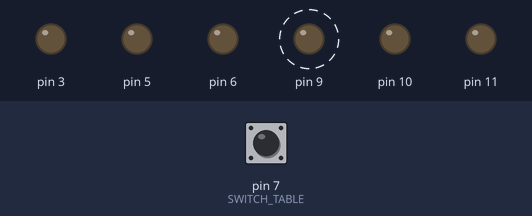
The sketch below on a simulated Arduino Uno, built with avr-gcc and run on an emulated ATmega328P. Parts: output pins drawn as LEDs (lit = HIGH). Dashed ring = blinking. The test bench sets the inputs (shaded band); at power-on: pin 7 (SWITCH_TABLE) LOW.

Above: at 1.2 s.
1.3 s: pin 7 (SWITCH_TABLE) pulled HIGH for 0.15 s
At 1.75 s:
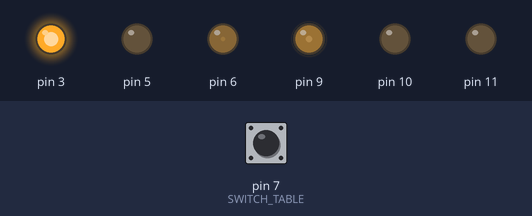
4.3 s: pin 7 (SWITCH_TABLE) pulled HIGH for 1 s
At 4.46 s:
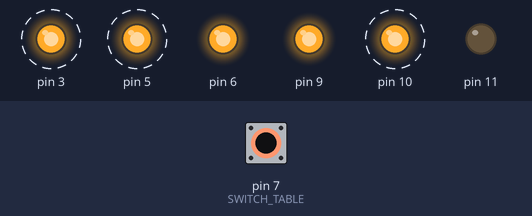
7.3 s: pin 7 (SWITCH_TABLE) pulled HIGH for 0.15 s
At 8.0 s:
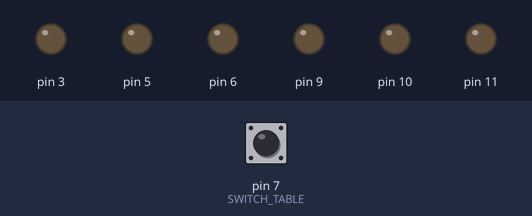
10.3 s: pin 7 (SWITCH_TABLE) pulled HIGH for 3.2 s
15.0 s: pin 7 (SWITCH_TABLE) pulled HIGH for 0.15 s
At 16.02 s:
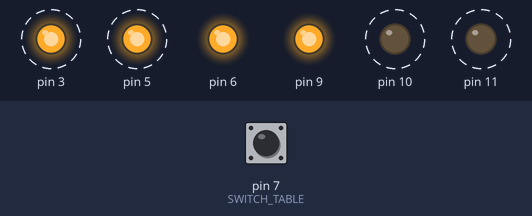
Timing chart, 0 to 17.7 s (numbered marks = the images above; inputs shaded):
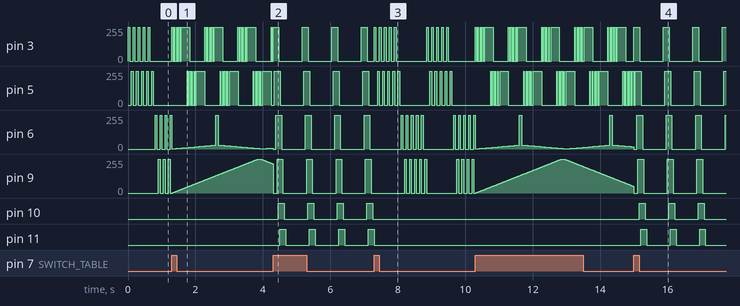

The sketch:

Multi_Blink4.ino
```cpp
/*
 Multi_Blink4

 Blink lots of LEDs at different frequencies simultaneously, include fades, delays
 and loops in patterns

 Marco Colli - June 2013

 Demonstrates
  - the way to carry out multiple time based tasks without using the delay() function
  - the use of structures (and structures within structures)
  - a data driven approach to programming to create compact, reusable code

 How this works
 ==============
   This sketch separates the HOW (code) and the WHAT (data) of multi-tasking
   the blinking of LEDs. How we blink LEDS is the same no matter what LED we are
   blinking, so this can be defined independently. What outputs the blinking applies
   to and how long it lasts is separately defined and applied to the code.
   This data driven approach is applicable to any number of situations
   where repeated independent actions need to be carried out simultaneously.

   The code used in this sketch implements a general approach to manipulating
   digital outputs based on a Finite State Machine. What to do in each state of the
   FSM is defined using the constants MB_*, arranged in data tables that are 'run'
   by the FSM. To change the behaviour of the software, the data table is modified
   for the new requirements.

   The data table (defined in T[] below) consists of an arbitrary length array of
   ledTable structures that define the parameters for the digital output and
   'remember' the current FSM parameters - its current state and the time for the
   next state transition.

   Each ledTable entry has associated with it up to MAX_STATE states (defined
   using stateDef structures) that specify what the FSM will do when it is in
   that state. To change the number of allowable states, modify the MAX_STATE
   constant. The state value is just the array subscript.

   The tables can be statically or dynamically initialised. In this code the
   patterns are defined statically in the T[] tables.

 Defining stateDef entries
 =========================
  - MB_ON and MB_OFF
    ------------------
    Keep the LED on or off for the specified time. The entry
	  {MB_ON, 25, 0}
	keeps the digital output high for 25 milliseconds.

  - MB_LOOP
    -------
    Makes the pattern loop back to the nominated array element in the pattern for the
	specified number of times.

	The macro LOOP_PARAM(s, c) is used to pack the loop parameters into the data word,
	where s is the state (array index, zero based) to loop back to and n is the total
	number of times to execute the loop. Use the value 255 to loop indefinitely. Macros
	LOOP_STATE_GET() and LOOP_SP_GET() are used to unpack this data.

	The entry
	  {MB_LOOP, LOOP_PARAM(0, 3}
	causes the FSM to loop back to element 0 and repeat it 2 more time (3 total).

  - MB_FADE_ON and MB_FADE_OFF
    --------------------------
	Fade a PWM output from a starting value to an end value (both a number 0 to 255),
	keeping each state for the specified time.  This is, in effect, a special kind
	of loop.

	The macro FADE_PARAM(s, e) is used to pack the fade effect parameters into the data
	word, where s is the starting PWM value and e is the end PWM value. The macros
	FADE_START_GET() and FADE_END_GET() are used to unpack these data.

	The entry
	  {MB_FADE_OFF, 45, FADE_PARAM(30, 1), 0}
	fades a PWM output from a starting value of 30 to 1, cycling one PWM value each
	45 milliseconds.

  - MB_STOP
    -------
	Stop executing the pattern.

  - MB_GOTO
    -------
	Go to the state specified as the next state. The entry
	  {MB_GOTO, 55, 2, 0}
	goes to state 2 after 55 milliseconds.

 Building a ledTable
 ===================
    Whilst ledTable entries are defined and run independently, the patterns are constructed
	by considering and planning how these independent lights interact for the viewer.

    So this data for output pin 3
		{ 3, 0, 0, {{MB_ON, 25, 0}, {MB_OFF, 25, 0}, {MB_LOOP, LOOP_PARAM(0, 3}, {MB_OFF, 300, 0}}, 0 },

    does this:
	State 0 is {MB_ON, 25, 0}              - LED on for 25 ms
	State 1 is {MB_OFF, 25, 0}             - LED off for 25 ms
	State 2 is {MB_LOOP, LOOP_PARAM(0, 3)} - Loop back to state 0 and repeat it 2 more time (3 total)
	State 3 is {MB_OFF, 300, 0}            - LED off for 300 ms - this is a delay while the 'other' LED blinks

	So if we want to have a paired LED that works in tandem with this one and is blinking
	while this one is off, we need to implement the logic

	State 0 is {MB_OFF, 300, 0}            - LED off for 300 ms - this is a delay while the 'other' LED blinks
	State 1 is {MB_ON, 25, 0}              - LED on for 25 ms
	State 2 is {MB_OFF, 25, 0}             - LED off for 25 ms
	State 3 is {MB_LOOP, LOOP_PARAM(1, 3)} - Loop back to state 1 and repeat it 2 more time (3 total)

	which provides the following table entry for output pin 4:
		{ 4, 0, 0, {{MB_OFF, 300, 0}, {MB_ON, 25, 0}, {MB_OFF, 25, 0}, {MB_LOOP, LOOP_PARAM(1, 3)}}, 0 },

	So if we look at them as a pair
		{ 3, 0, 0, {{MB_ON, 25, 0}, {MB_OFF, 25, 0}, {MB_LOOP, LOOP_PARAM(0, 3)}, {MB_OFF, 300, 0}}, 0 },
		{ 4, 0, 0, {{MB_OFF, 300, 0}, {MB_ON, 25, 0}, {MB_OFF, 25, 0}, {MB_LOOP, LOOP_PARAM(1, 3)}}, 0 },

	Similarly, more complex patterns and inteactions can be planned and configured
	into the data tables.
*/


#include "Multi_Blink4.h"  // type definitions

#define  SWITCH_TABLE	7  // switch between patterns using this input

// Blink Table T - Modify this table to suit whatever the output requirements are
// Add or delete lines as required to achieve the desired effects.
// Have multiple tables and switch between them to create different effects based on external inputs
// To add additional states the structure in the header file needs to be modified
//
//Pin  St WUp  State 0              State 1              etc
ledTable  T1[] =
{
  // Alternate double flashers, like emergency vehicles
  { 3, 0, 0, {{MB_ON, 50, 0, 0},   {MB_OFF, 100, 0 ,0}, {MB_LOOP, 0, LOOP_PARAM(0, 4), 0},  {MB_OFF, 800, 0, 0}, {MB_NULL, 0, 0, 0}}  },
  { 5, 0, 0, {{MB_OFF, 100, 0, 0}, {MB_ON, 50, 0, 0},   {MB_LOOP, 0, LOOP_PARAM(0, 4), 0},  {MB_OFF, 800, 0, 0}, {MB_NULL, 0, 0, 0}}  },
  { 6, 0, 0, {{MB_OFF, 800, 0, 0}, {MB_ON, 50, 0, 0},   {MB_OFF, 100, 0, 0}, {MB_LOOP, 0, LOOP_PARAM(1, 4), 0},  {MB_NULL, 0, 0, 0}}  },
  { 9, 0, 0, {{MB_OFF, 800, 0, 0}, {MB_OFF, 100, 0, 0}, {MB_ON, 50, 0, 0},   {MB_LOOP, 0, LOOP_PARAM(1, 4), 0},  {MB_NULL, 0, 0, 0}}  },
};
ledTable T2[] =
{
  // Aircraft wing tip flashers
  { 3, 0, 0, {{MB_ON, 20, 0, 0},   {MB_OFF, 50, 0, 0},  {MB_LOOP, 0, LOOP_PARAM(0, 3), 0},  {MB_ON, 250, 0, 0},  {MB_OFF, 450, 0, 0}} },
  { 5, 0, 0, {{MB_OFF, 450, 0, 0}, {MB_ON, 20, 0, 0},   {MB_OFF, 50, 0, 0},  {MB_LOOP, 0, LOOP_PARAM(1, 3), 0},  {MB_ON, 250, 0, 0}}  },
  // Revolving lighthouse beam
  { 6, 0, 0, {{MB_FADE_ON, 45, FADE_PARAM(1, 30), 0}, {MB_ON, 70, 0, 0}, {MB_FADE_OFF, 45, FADE_PARAM(30, 1), 0}, {MB_NULL,0,0,0}, {MB_NULL,0,0,0}} },
  // Simple fade in/out
  { 9, 0, 0, {{MB_FADE_ON, 10, FADE_PARAM(0, 255), 0}, {MB_ON, 70, 0, 0}, {MB_FADE_OFF, 10, FADE_PARAM(255, 0), 0}, {MB_NULL,0,0,0}, {MB_NULL,0,0,0}} },
};
ledTable T3[] =
{
#define	T_OFF	40
#define	T_ON	20
#define	T_FADE	1
#define	T_WAIT	500
	// Fading LED chaser (all PWM pins)
	{  3,0,0, {{MB_OFF,(T_OFF*0),0,0}, {MB_ON,T_ON,0,0}, {MB_FADE_OFF,T_FADE,FADE_PARAM(150,0),0}, {MB_OFF,T_WAIT+(T_OFF*5),0,0}, {MB_NULL,0,0,0}} },
	{  5,0,0, {{MB_OFF,(T_OFF*1),0,0}, {MB_ON,T_ON,0,0}, {MB_FADE_OFF,T_FADE,FADE_PARAM(150,0),0}, {MB_OFF,T_WAIT+(T_OFF*4),0,0}, {MB_NULL,0,0,0}} },
	{  6,0,0, {{MB_OFF,(T_OFF*2),0,0}, {MB_ON,T_ON,0,0}, {MB_FADE_OFF,T_FADE,FADE_PARAM(150,0),0}, {MB_OFF,T_WAIT+(T_OFF*3),0,0}, {MB_NULL,0,0,0}} },
	{  9,0,0, {{MB_OFF,(T_OFF*3),0,0}, {MB_ON,T_ON,0,0}, {MB_FADE_OFF,T_FADE,FADE_PARAM(150,0),0}, {MB_OFF,T_WAIT+(T_OFF*2),0,0}, {MB_NULL,0,0,0}} },
	{ 10,0,0, {{MB_OFF,(T_OFF*4),0,0}, {MB_ON,T_ON,0,0}, {MB_FADE_OFF,T_FADE,FADE_PARAM(150,0),0}, {MB_OFF,T_WAIT+(T_OFF*1),0,0}, {MB_NULL,0,0,0}} },
	{ 11,0,0, {{MB_OFF,(T_OFF*5),0,0}, {MB_ON,T_ON,0,0}, {MB_FADE_OFF,T_FADE,FADE_PARAM(150,0),0}, {MB_OFF,T_WAIT+(T_OFF*0),0,0}, {MB_NULL,0,0,0}} },
};

void BlinkInit(ledTable *pT, uint8_t tableSize)
// Initialise one Blink Table
{
  for (uint8_t i=0; i < tableSize; i++, pT++)
  {
    pinMode(pT->ledPin, OUTPUT);

    pT->nextWakeup = 0;
    digitalWrite(pT->ledPin, LOW);
	pT->currentState = 0;
    for (uint8_t j=0; j<MAX_STATE; j++)
    {
      pT->state[j].counter = CTR_UNDEF;
    }
  }
  return;
}


void MultiBlink(ledTable *pT, uint8_t tableSize)
// Finite state machine that uses the data passed to it to run the show
{
  for (int i=0; i < tableSize; i++, pT++)
  {
      uint8_t  cs = pT->currentState;  // current state shortcut

    // check if the state active time has expired (ie, it is less than current time)
    if (millis() >= pT->nextWakeup)
    {
      pT->nextWakeup = millis() + pT->state[cs].activeTime;

      switch (pT->state[cs].stateID)
      {
        case MB_OFF:
        case MB_ON:    // Write digital value
        {
          digitalWrite(pT->ledPin, pT->state[cs].stateID == MB_ON ? HIGH : LOW);
          pT->currentState = (pT->currentState + 1) % MAX_STATE;
        }
        break;

        case MB_FADE_ON:
        {
          // first time in this state? Check the counter
          if (pT->state[cs].counter == CTR_UNDEF)
          {
            pT->state[cs].counter = FADE_START_GET(pT->state[cs].data);
          }

          analogWrite(pT->ledPin, pT->state[cs].counter++);

          if (pT->state[cs].counter >= FADE_END_GET(pT->state[cs].data))
          {
            pT->state[cs].counter = CTR_UNDEF; // set up loop counter
            pT->currentState = (pT->currentState + 1) % MAX_STATE;
          }
        }
        break;

        case MB_FADE_OFF:
        {
          // first time in this state? Check the counter
          if (pT->state[cs].counter == CTR_UNDEF)
          {
            pT->state[cs].counter = FADE_START_GET(pT->state[cs].data);
          }

          analogWrite(pT->ledPin, pT->state[cs].counter--);

          if (pT->state[cs].counter <= FADE_END_GET(pT->state[cs].data))
          {
            pT->state[cs].counter = CTR_UNDEF; // set up loop counter
            pT->currentState = (pT->currentState + 1) % MAX_STATE;
          }
        }
        break;

        case MB_LOOP:  // loop back to specified state if there is still count left
        {
          // first time in this state? Check the counter
          if (pT->state[cs].counter == CTR_UNDEF)
          {
            pT->state[cs].counter = LOOP_SP_GET(pT->state[cs].data);
          }

          // loop around or keep going?
          if (pT->state[cs].counter-- > 0)
          {
            pT->currentState = LOOP_STATE_GET(pT->state[cs].data);
            pT->nextWakeup = 0;  // do it immediately
          }
          else
          {
            pT->state[cs].counter = CTR_UNDEF; // set up loop counter
            pT->currentState = (pT->currentState + 1) % MAX_STATE;
          }
        }
        break;

		case MB_GOTO:	// go to the specified state (unconditional jump)
		{
			pT->currentState = pT->state[cs].data;
		}
		break;

		case MB_STOP:	// do nothing as we want this one to end with this entry
		break;

        default:  // just move on - handles NULL and any stupid states we may get into
        {
          pT->currentState = (pT->currentState + 1) % MAX_STATE;
        }
        break;
      }
    }
  }

  return;
}

bool switchState(void)
// Detect a rising edge from the switch
// return true when detected
{
  static bool	bLastHigh = true;
  bool  b = (digitalRead(SWITCH_TABLE) == HIGH);
  bool  bRet = !bLastHigh && b;

  bLastHigh = b;

  return(bRet);
}

void InitTables(void)
// Initialise all the LED tables
{
  BlinkInit(T1, ARRAY_SIZE(T1));
  BlinkInit(T2, ARRAY_SIZE(T2));
  BlinkInit(T3, ARRAY_SIZE(T3));
}

void setup(void)
{
  InitTables();
}

void loop(void)
{
  static uint8_t nTable = 0;

  // check if we need to switch table
  if (switchState())
  {
    nTable++;
    InitTables();
  }

  // run with the selected table
  switch(nTable)
  {
  case 0:	MultiBlink(T1, ARRAY_SIZE(T1));	break;
  case 1:	MultiBlink(T2, ARRAY_SIZE(T2));	break;
  case 2:	MultiBlink(T3, ARRAY_SIZE(T3));	break;
  default:	nTable = 0;
  }
}
```

Multi_Blink4.h
```cpp
/*
 Multi_Blink4.h

 Blink lots of LEDs at different frequencies simultaneously

 Header file is required to be able to define the structured types
*/
#include <Arduino.h>

#ifndef  MULTIBLINKH
#define  MULTIBLINKH

// State values for the Finit State Machine (FSM)
#define  MB_NULL     0
#define  MB_ON       1
#define  MB_OFF      2
#define  MB_FADE_ON  3
#define  MB_FADE_OFF 4    // stateDef.data is the start and end PWM Setting - use FADE_* macros
#define  MB_LOOP     5    // stateDef.data is the next state position and counter setpoint, use LOOP_* macros
#define	 MB_GOTO	 6
#define	 MB_STOP	 9

// Special counter initialisation value (undefined)
#define  CTR_UNDEF  255

// The number of state definitions for each element of the LED table.
// There are up to MAX_STATE transitions allowed per element of the LED table. If more than the
// number defined are required, change this constant. All the table entries will get MAX_STATE
// transitions, even if they are not used, so big numbers use up lots of memory!
#define	 MAX_STATE	5

#define	ARRAY_SIZE(x)	(sizeof(x)/sizeof(x[0]))

// Macros used to pack and unpack 8 bit values into a 16 bit data word
#define  FADE_PARAM(s, e)    (((s) << 8) | (e))
#define  FADE_START_GET(n)   highByte(n)
#define  FADE_END_GET(n)     lowByte(n)

#define  LOOP_PARAM(s, c)    (((s) << 8) | (c))
#define  LOOP_STATE_GET(n)   highByte(n)
#define  LOOP_SP_GET(n)      lowByte(n)

// Data structures for the state definition and the LED table
typedef struct
{
  uint8_t  stateID;       // state value for this state to be active (MB_* defines)
  uint16_t activeTime;    // time to stay active in this state in milliseconds
  uint16_t data;          // data store for state context information/parameters (depends on MB_*)
  uint8_t  counter;       // generic counter for the state context information. CTR_UNDEF is special value.
} stateDef;

typedef struct
{
  uint8_t  ledPin;         // Arduino I/O pin number
  uint8_t  currentState;   // current active state
  uint32_t nextWakeup;     // the 'time' for the next wakeup - saves the millis() value
  stateDef state[MAX_STATE];  // the MB_* state definitions. Add more states if required
} ledTable;

#endif
```

Measured:
- after the input at 4.3 s, pin 10: alternates HIGH for 0.17 s and LOW for 0.70 s, starting after 0.16 s; pin 11: alternates HIGH for 0.17 s and LOW for 0.70 s, starting after 0.20 s
- after the input at 7.3 s, pin 10: stays LOW (without the input it goes to HIGH after 0.66 s); pin 11: stays LOW (without the input it goes to HIGH after 0.69 s)
- after the input at 15.0 s, pin 10: alternates HIGH for 0.17 s and LOW for 0.70 s, starting after 0.16 s; pin 11: alternates HIGH for 0.17 s and LOW for 0.70 s, starting after 0.20 s
- by itself, pin 3, pin 5: repeats every 0.98 s: 3 × (0/255 0.05 s, 255/255 0.02 s), 0/255 0.05 s, 255/255 0.25 s, 0/255 0.45 s, 255/255 0.02 s
- by itself, pin 9: rises from 0/255 to 255/255 in 2.5 s, then falls to 50/255 in 2.1 s
